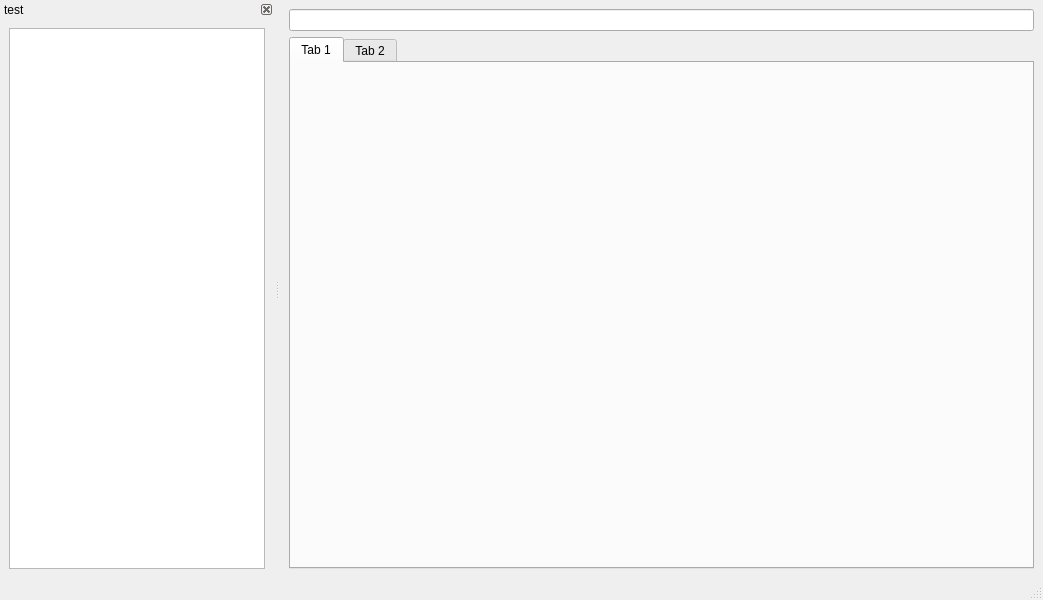
<?xml version="1.0" encoding="UTF-8"?>
<ui version="4.0">
 <class>MainWindow</class>
 <widget class="QMainWindow" name="MainWindow">
  <property name="geometry">
   <rect>
    <x>0</x>
    <y>0</y>
    <width>1043</width>
    <height>600</height>
   </rect>
  </property>
  <property name="windowTitle">
   <string>MainWindow</string>
  </property>
  <widget class="QWidget" name="centralwidget">
   <layout class="QVBoxLayout" name="verticalLayout">
    <item>
     <widget class="QLineEdit" name="lineEdit"/>
    </item>
    <item>
     <widget class="QTabWidget" name="tabWidget">
      <property name="currentIndex">
       <number>0</number>
      </property>
      <widget class="QWidget" name="tab">
       <attribute name="title">
        <string>Tab 1</string>
       </attribute>
      </widget>
      <widget class="QWidget" name="tab_2">
       <attribute name="title">
        <string>Tab 2</string>
       </attribute>
      </widget>
     </widget>
    </item>
   </layout>
  </widget>
  <widget class="QMenuBar" name="menubar">
   <property name="geometry">
    <rect>
     <x>0</x>
     <y>0</y>
     <width>1043</width>
     <height>30</height>
    </rect>
   </property>
  </widget>
  <widget class="QStatusBar" name="statusbar"/>
  <widget class="QDockWidget" name="dockWidget">
   <property name="minimumSize">
    <size>
     <width>100</width>
     <height>130</height>
    </size>
   </property>
   <property name="features">
    <set>QDockWidget::DockWidgetClosable|QDockWidget::DockWidgetMovable</set>
   </property>
   <property name="allowedAreas">
    <set>Qt::LeftDockWidgetArea|Qt::RightDockWidgetArea</set>
   </property>
   <property name="windowTitle">
    <string>test</string>
   </property>
   <attribute name="dockWidgetArea">
    <number>1</number>
   </attribute>
   <widget class="QWidget" name="dockWidgetContents">
    <layout class="QVBoxLayout" name="verticalLayout_2">
     <item>
      <widget class="QListView" name="listView"/>
     </item>
    </layout>
   </widget>
  </widget>
 </widget>
 <resources/>
 <connections/>
</ui>
